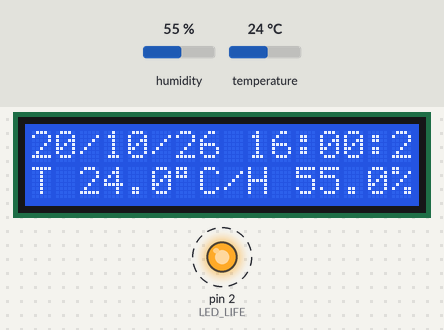
Simulated run of this sketch. Board: Arduino Uno, built with avr-gcc and run on an emulated ATmega328P. Shown: 16×2 character LCD, output pins drawn as LEDs (lit = HIGH). Dashed ring = blinking. The test bench sets the inputs (shaded band); at power-on: humidity 55 %, temperature 24 °C. What the sketch prints to the serial monitor is not drawn.

Above: at 1.2 s.
1.3 s: humidity set to 22 %
At 4.47 s:
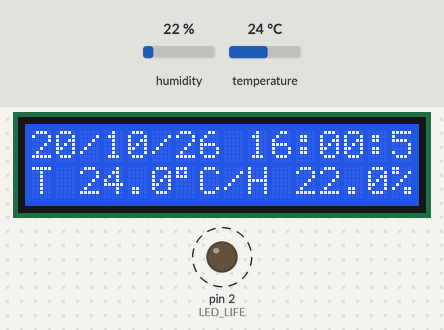
6.3 s: temperature set to 12 °C
At 8.72 s:
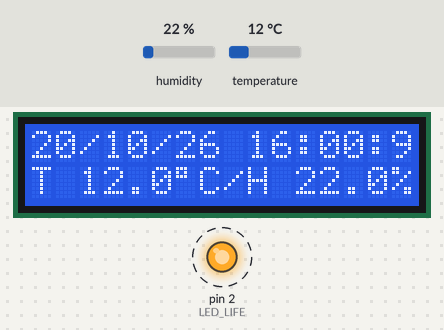
11.3 s: humidity set to 40 %
At 12.72 s:
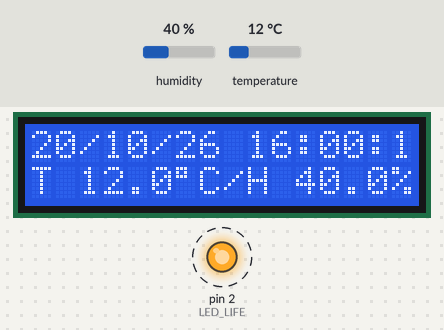
16.3 s: temperature set to 19 °C
At 20.72 s:
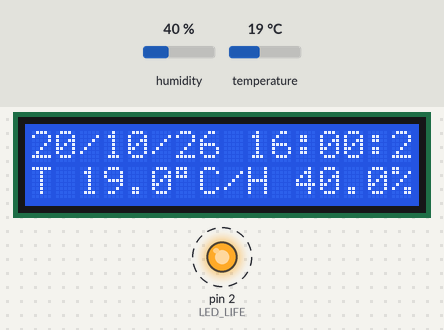
Timing chart, 0 to 22.6 s (numbered marks = the images above; inputs shaded):
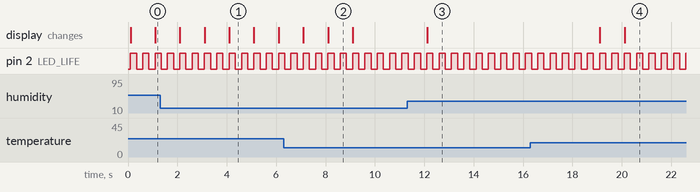

Measured:
- after the input at 11.3 s, the display: changes after 0.81 s (image 3)
- after the input at 16.3 s, the display: first differs from a run without the input after 3.8 s (image 4)
- by itself, pin 2 (LED_LIFE): alternates HIGH for 0.25 s and LOW for 0.25 s
- what the display in image 1 shows lasts 1.0 s, from 4.1 s to 5.1 s

The sketch:

temphumix.ino
```cpp
//inclusions
#include "DHT.h"
#include <LiquidCrystal_AIP31068_I2C.h>

//Pins
#define LED_LIFE 2
#define DHT22_DATA A0


int year=26;
int month=10;
int day=20;
int hour=16;
int min=0;
int sec=0;
float old_t = 0;
float old_h = 0;

unsigned long life_time=0;
unsigned long life_time2=0;
unsigned long read_time=0;
unsigned long sec_time=0;


DHT dht(DHT22_DATA, DHT22);

// set the LCD address to 0x3E for a 16 chars and 2 line display
LiquidCrystal_AIP31068_I2C lcd(0x3E,16,2);

void setup() {
  // put your setup code here, to run once:

  Serial.begin(9600);
  //initialisation des pins
  pinMode(LED_LIFE, OUTPUT);

  dht.begin();

  // initialize the lcd
  lcd.init();
  lcd.setCursor(0,0);
  lcd.print("20/10/26 16:00:00");
  lcd.setCursor(0,1);
  lcd.print("T tt.t C/H hh.h%");
  lcd.setCursor(6,1);
  //impression du charactère "°"
  lcd.print((char)223);
  life_time=millis();
  life_time2=millis();
  read_time=millis();
  sec_time=millis();

}

void loop() {
  // put your main code here, to run repeatedly:
  unsigned long time=millis();
  if(time>life_time){
    life_time=life_time+250;
    digitalWrite(LED_LIFE, !digitalRead(LED_LIFE));
  }
  if(time>read_time){
    read_time=read_time+2000;

    float h = dht.readHumidity();
    float t = dht.readTemperature();
    if(t!=old_t ){
      old_t=t;
      lcd.setCursor(2,1);
      lcd.print(t,1);//ici le 1 veux dire 1 chiffre àaprès la virgule
    }
    if(h!=old_h ){
      old_h=h;
      lcd.setCursor(11,1);
      lcd.print(h,1);
    }

    Serial.println(String(day)+"/"+String(month)+"/"+String(year)+" "+String(hour)+":"+String(min)+":"+String(sec));
    Serial.print("Temperature : ");
    Serial.print(t, 1);
    Serial.print(" oC | Humidite : ");
    Serial.print(h, 1);
    Serial.println(" %\r\n");
  }

  if(time>sec_time){
    sec_time=sec_time+1000;
    if(sec<60){
      sec++;
    }else{
      sec=0;
      if(min<60){
        min++;
      }else{
        min=0;
        if(hour<24){
          hour++;
        }else{
          hour=0;
          if(day<30){
            day++;
          }else{
            day=0;
            if(month<12){
              month++;
            }else{
              month=0;
              year++;
              lcd.setCursor(6,0);
              lcd.print(year);
            }
            lcd.setCursor(3,0);
            lcd.print(month);
          }
          lcd.setCursor(0,0);
          lcd.print(day);
        }
        lcd.setCursor(9,0);
          lcd.print(hour);
      }
      lcd.setCursor(12,0);
      lcd.print(min);
    }
    lcd.setCursor(15,0);
    lcd.print(sec);
  }


}
```
